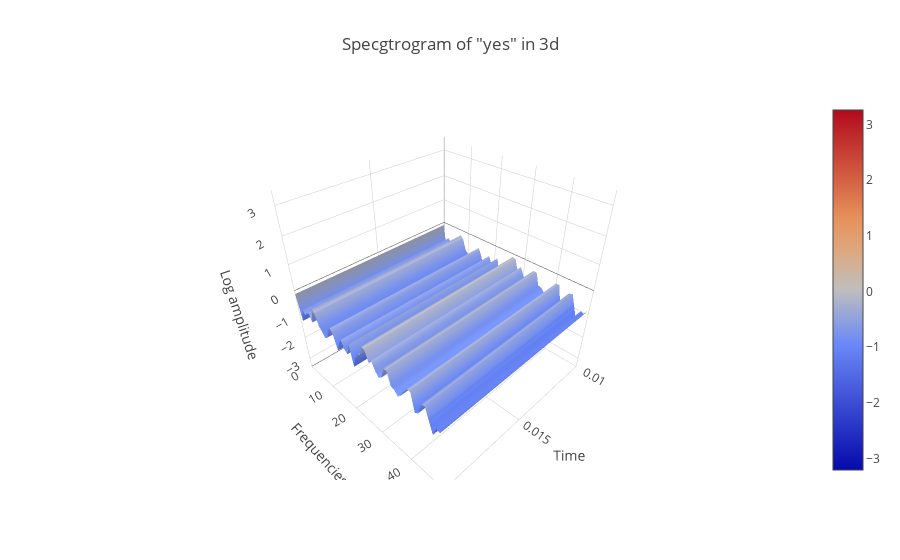

The notebook cell this image was saved under:
### Code cell
data = [go.Surface(z=spectrogram.T)]
layout = go.Layout(
    title='Specgtrogram of "yes" in 3d',
    scene = dict(
    yaxis = dict(title='Frequencies', range=freqs),
    xaxis = dict(title='Time', range=times),
    zaxis = dict(title='Log amplitude'),
    ),
)
fig = go.Figure(data=data, layout=layout)
py.iplot(fig)

### Figure 1 — Plotly figure (JSON) as saved in the notebook; plotly's stock layout.template omitted (floating-point values rounded to 4 significant figures; data arrays with more than 128 entries replaced by an {"elided": "..."} marker saying what was removed)
{"data": [{"type": "surface", "z": {"elided": "161x99 float values"}}], "layout": {"scene": {"xaxis": {"range": [0.01, 0.02, 0.03, 0.04, 0.05, 0.06, 0.07, 0.08, 0.09, 0.1, 0.11, 0.12, 0.13, 0.14, 0.15, 0.16, 0.17, 0.18, 0.19, 0.2, 0.21, 0.22, 0.23, 0.24, 0.25, 0.26, 0.27, 0.28, 0.29, 0.3, 0.31, 0.32, 0.33, 0.34, 0.35, 0.36, 0.37, 0.38, 0.39, 0.4, 0.41, 0.42, 0.43, 0.44, 0.45, 0.46, 0.47, 0.48, 0.49, 0.5, 0.51, 0.52, 0.53, 0.54, 0.55, 0.56, 0.57, 0.58, 0.59, 0.6, 0.61, 0.62, 0.63, 0.64, 0.65, 0.66, 0.67, 0.68, 0.69, 0.7, 0.71, 0.72, 0.73, 0.74, 0.75, 0.76, 0.77, 0.78, 0.79, 0.8, 0.81, 0.82, 0.83, 0.84, 0.85, 0.86, 0.87, 0.88, 0.89, 0.9, 0.91, 0.92, 0.93, 0.94, 0.95, 0.96, 0.97, 0.98, 0.99], "title": "Time"}, "yaxis": {"range": {"elided": "161 int values"}, "title": "Frequencies"}, "zaxis": {"title": "Log amplitude"}}, "title": "Specgtrogram of \"yes\" in 3d"}}
